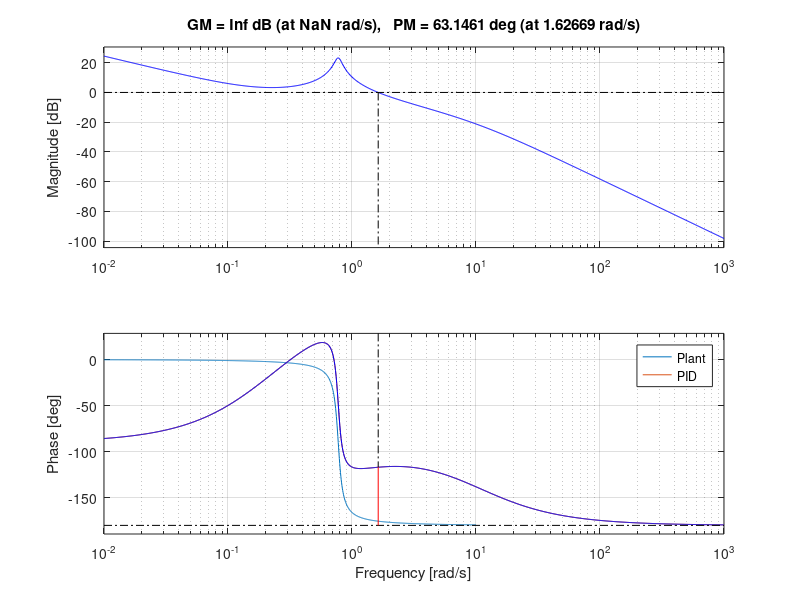

This chart was generated by the following MATLAB code:
sigma =0.1000;
ki = 0.5000;
kp = 3.8720;
kd = 5.7216;

P = tf([.2],[1 0.1 .6])
C_pid = tf([(kd+kp*sigma),(kp+ki*sigma),ki],[sigma,1,0])
figure(1)
bode(P)
hold on
bode(series(P,C_pid))
margin(series(P,C_pid))
% bode(tf([1],[1 0]))
legend('Plant','PID')
